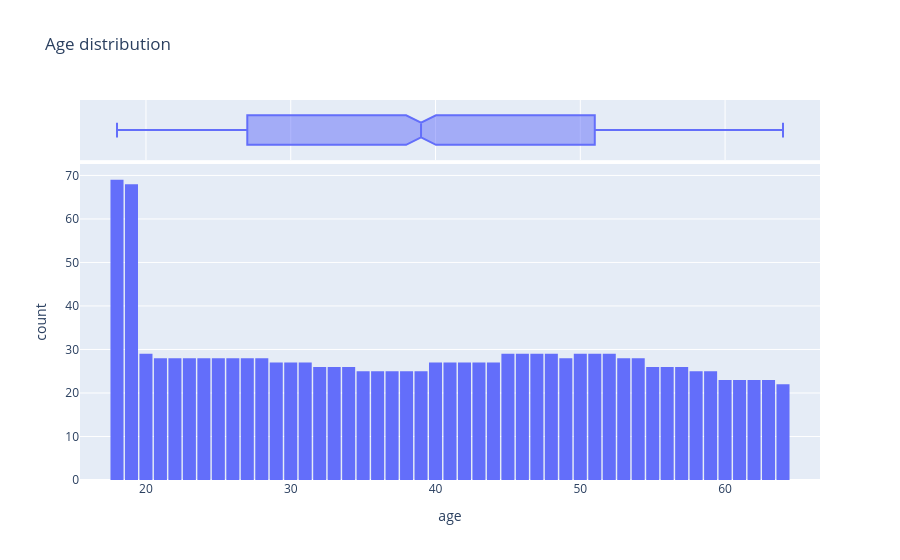

Source (notebook cell):
### Markdown cell above
- Age

### Code cell
fig = px.histogram(
    medical_df,
    x='age',
    marginal='box',
    nbins=47, # bin for each year. Calculated from min and max age in the dataset.
    title="Age distribution"
)
fig.update_layout(bargap=0.1)
fig.show()

### Figure 1 — Plotly figure (JSON) as saved in the notebook; plotly's stock layout.template omitted (floating-point values rounded to 4 significant figures; data arrays with more than 128 entries replaced by an {"elided": "..."} marker saying what was removed)
{"data": [{"bingroup": "x", "hovertemplate": "age=%{x}<br>count=%{y}<extra></extra>", "legendgroup": "", "marker": {"color": "#636efa", "pattern": {"shape": ""}}, "name": "", "nbinsx": 47, "orientation": "v", "showlegend": false, "type": "histogram", "x": {"elided": "1338 int values"}, "xaxis": "x", "yaxis": "y"}, {"hovertemplate": "age=%{x}<extra></extra>", "legendgroup": "", "marker": {"color": "#636efa"}, "name": "", "notched": true, "showlegend": false, "type": "box", "x": {"elided": "1338 int values"}, "xaxis": "x2", "yaxis": "y2"}], "layout": {"bargap": 0.1, "barmode": "relative", "legend": {"tracegroupgap": 0}, "title": {"text": "Age distribution"}, "xaxis": {"anchor": "y", "domain": [0, 1], "title": {"text": "age"}}, "xaxis2": {"anchor": "y2", "domain": [0, 1], "matches": "x", "showgrid": true, "showticklabels": false}, "yaxis": {"anchor": "x", "domain": [0, 0.8316], "title": {"text": "count"}}, "yaxis2": {"anchor": "x2", "domain": [0.8416, 1], "matches": "y2", "showgrid": false, "showline": false, "showticklabels": false, "ticks": ""}}}
